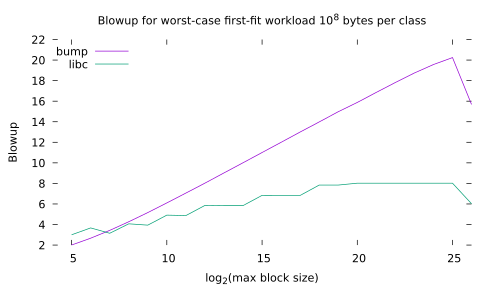

This figure's gnuplot source:
#!/usr/bin/gnuplot -persist
#
#    
#    	G N U P L O T
#    	Version 5.4 patchlevel 2    last modified 2021-06-01 
#    
#    	Copyright (C) 1986-1993, 1998, 2004, 2007-2021
#    	Thomas Williams, Colin Kelley and many others
#    
#    	gnuplot home:     http://www.gnuplot.info
#    	faq, bugs, etc:   type "help FAQ"
#    	immediate help:   type "help"  (plot window: hit 'h')
set terminal pdfcairo  transparent enhanced fontscale 0.5 size 5.00in, 3.00in 
set output 'boom-ffworst-1e8.pdf'
unset clip points
set clip one
unset clip two
unset clip radial
set errorbars front 1.000000 
unset border
set zdata 
set ydata 
set xdata 
set y2data 
set x2data 
set boxwidth
set boxdepth 0
set style fill  empty border
set style rectangle back fc  bgnd fillstyle   solid 1.00 border lt -1
set style circle radius graph 0.02 
set style ellipse size graph 0.05, 0.03 angle 0 units xy
set dummy x, y
set format x "% h" 
set format y "% h" 
set format x2 "% h" 
set format y2 "% h" 
set format z "% h" 
set format cb "% h" 
set format r "% h" 
set ttics format "% h"
set timefmt "%d/%m/%y,%H:%M"
set angles radians
set tics back
unset grid
unset raxis
set theta counterclockwise right
set style parallel front  lt black linewidth 2.000 dashtype solid
set key on
set key fixed left top vertical Right noreverse enhanced autotitle nobox
set key noinvert samplen 4 spacing 1 width 0 height 0 
set key maxcolumns 0 maxrows 0
set key noopaque
unset label
unset arrow
unset style line
unset style arrow
set style histogram clustered gap 2 title textcolor lt -1
unset object
unset walls
set style textbox  transparent margins  1.0,  1.0 border  lt -1 linewidth  1.0
set offsets 0, 0, 0, 0
set pointsize 1
set pointintervalbox 1
set encoding default
unset polar
unset parametric
unset spiderplot
unset decimalsign
unset micro
unset minussign
set view 60, 30, 1, 1
set view azimuth 0
set rgbmax 255
set samples 100, 100
set isosamples 10, 10
set surface 
unset contour
set cntrlabel  format '%8.3g' font '' start 5 interval 20
set mapping cartesian
set datafile separator whitespace
set datafile nocolumnheaders
unset hidden3d
set cntrparam order 4
set cntrparam linear
set cntrparam levels 5
set cntrparam levels auto
set cntrparam firstlinetype 0 unsorted
set cntrparam points 5
set size ratio 0 1,1
set origin 0,0
set style data points
set style function lines
unset xzeroaxis
unset yzeroaxis
unset zzeroaxis
unset x2zeroaxis
unset y2zeroaxis
set xyplane relative 0.5
set tics scale  1, 0.5, 1, 1, 1
set mxtics default
set mytics default
set mztics default
set mx2tics default
set my2tics default
set mcbtics default
set mrtics default
set nomttics
set xtics border in scale 1,0.5 mirror norotate  autojustify
set xtics  norangelimit autofreq 
set ytics border in scale 1,0.5 mirror norotate  autojustify
set ytics  norangelimit autofreq 
set ztics border in scale 1,0.5 nomirror norotate  autojustify
set ztics  norangelimit autofreq 
unset x2tics
unset y2tics
set cbtics border in scale 1,0.5 mirror norotate  autojustify
set cbtics  norangelimit autofreq 
set rtics axis in scale 1,0.5 nomirror norotate  autojustify
set rtics  norangelimit autofreq 
unset ttics
set title "Blowup for worst-case first-fit workload 10^8 bytes per class" 
set title  font "" textcolor lt -1 norotate
set timestamp bottom 
set timestamp "" 
set timestamp  font "" textcolor lt -1 norotate
set trange [ * : * ] noreverse nowriteback
set urange [ * : * ] noreverse nowriteback
set vrange [ * : * ] noreverse nowriteback
set xlabel "log_2(max block size)" 
set xlabel  font "" textcolor lt -1 norotate
set x2label "" 
set x2label  font "" textcolor lt -1 norotate
set xrange [ 4 : 26 ] noreverse writeback
set x2range [ * : * ] noreverse writeback
set ylabel "Blowup" 
set ylabel  font "" textcolor lt -1 rotate
set y2label "" 
set y2label  font "" textcolor lt -1 rotate
set yrange [ * : * ] noreverse writeback
set y2range [ * : * ] noreverse writeback
set zlabel "" 
set zlabel  font "" textcolor lt -1 norotate
set zrange [ * : * ] noreverse writeback
set cblabel "" 
set cblabel  font "" textcolor lt -1 rotate
set cbrange [ * : * ] noreverse writeback
set rlabel "" 
set rlabel  font "" textcolor lt -1 norotate
set rrange [ * : * ] noreverse writeback
unset logscale
unset jitter
set zero 1e-08
set lmargin  -1
set bmargin  -1
set rmargin  -1
set tmargin  -1
set locale "en_US.UTF-8"
set pm3d explicit at s
set pm3d scansautomatic
set pm3d interpolate 1,1 flush begin noftriangles noborder corners2color mean
set pm3d clip z 
set pm3d nolighting
set palette positive nops_allcF maxcolors 0 gamma 1.5 color model RGB 
set palette rgbformulae 7, 5, 15
set colorbox default
set colorbox vertical origin screen 0.9, 0.2 size screen 0.05, 0.6 front  noinvert bdefault
set style boxplot candles range  1.50 outliers pt 7 separation 1 labels auto unsorted
set loadpath 
set fontpath
set psdir
set fit brief errorvariables nocovariancevariables errorscaling prescale nowrap v5
GNUTERM = "wxt"
I = {0.0, 1.0}
VoxelDistance = 0.0
plot \
 "boom-ffworst-bump-1e8.data" using (log($1)/log(2)):($3) with lines title "bump", \
 "boom-ffworst-glibc-1e8.data" using (log($1)/log(2)):($3) with lines title "libc" \

#    EOF
